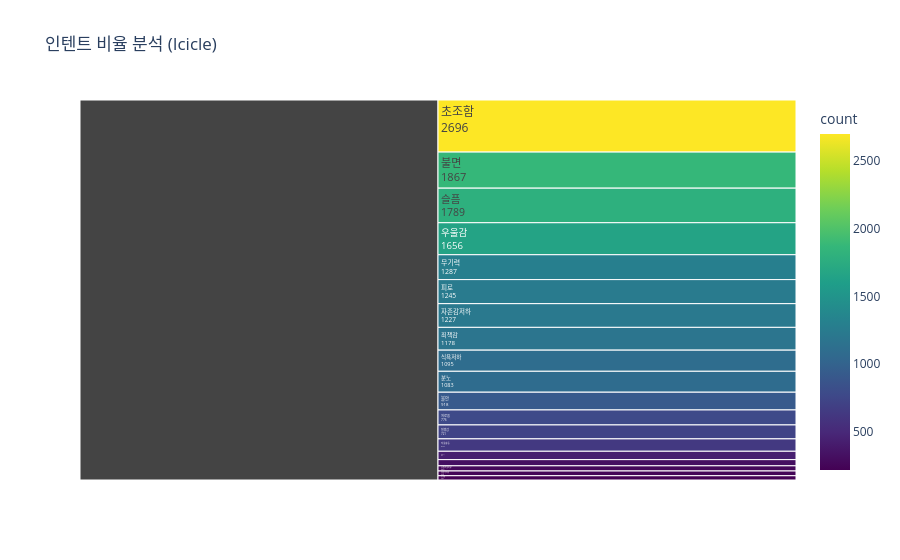

This figure's notebook cell:
### Code cell
# 아이시클 플롯 (옆으로 뻗어나가는 구조)
fig = px.icicle(intent_counts, 
                path=['intent'], 
                values='count',
                color='count',
                color_continuous_scale='Viridis',
                title='인텐트 비율 분석 (Icicle)')

fig.update_traces(textinfo="label+value")
fig.show()

### Figure 1 — Plotly figure (JSON) as saved in the notebook; plotly's stock layout.template omitted (floating-point values rounded to 4 significant figures)
{"data": [{"branchvalues": "total", "customdata": [[2696.0], [1867.0], [1789.0], [1656.0], [1287.0], [1245.0], [1227.0], [1178.0], [1095.0], [1083.0], [918.0], [776.0], [721.0], [641.0], [433.0], [320.0], [269.0], [245.0], [220.0]], "domain": {"x": [0, 1], "y": [0, 1]}, "hovertemplate": "labels=%{label}<br>count_sum=%{value}<br>parent=%{parent}<br>id=%{id}<br>count=%{color}<extra></extra>", "ids": ["초조함", "불면", "슬픔", "우울감", "무기력", "피로", "자존감저하", "죄책감", "식욕저하", "분노", "불안", "외로움", "절망감", "자살충동", "식욕증가", "자신감저하", "감정조절이상", "집중력저하", "상실감"], "labels": ["초조함", "불면", "슬픔", "우울감", "무기력", "피로", "자존감저하", "죄책감", "식욕저하", "분노", "불안", "외로움", "절망감", "자살충동", "식욕증가", "자신감저하", "감정조절이상", "집중력저하", "상실감"], "marker": {"coloraxis": "coloraxis", "colors": [2696.0, 1867.0, 1789.0, 1656.0, 1287.0, 1245.0, 1227.0, 1178.0, 1095.0, 1083.0, 918.0, 776.0, 721.0, 641.0, 433.0, 320.0, 269.0, 245.0, 220.0]}, "name": "", "parents": ["", "", "", "", "", "", "", "", "", "", "", "", "", "", "", "", "", "", ""], "textinfo": "label+value", "type": "icicle", "values": [2696.0, 1867.0, 1789.0, 1656.0, 1287.0, 1245.0, 1227.0, 1178.0, 1095.0, 1083.0, 918.0, 776.0, 721.0, 641.0, 433.0, 320.0, 269.0, 245.0, 220.0]}], "layout": {"coloraxis": {"colorbar": {"title": {"text": "count"}}, "colorscale": [[0, "#440154"], [0.1111, "#482878"], [0.2222, "#3e4989"], [0.3333, "#31688e"], [0.4444, "#26828e"], [0.5556, "#1f9e89"], [0.6667, "#35b779"], [0.7778, "#6ece58"], [0.8889, "#b5de2b"], [1, "#fde725"]]}, "legend": {"tracegroupgap": 0}, "title": {"text": "인텐트 비율 분석 (Icicle)"}}}
